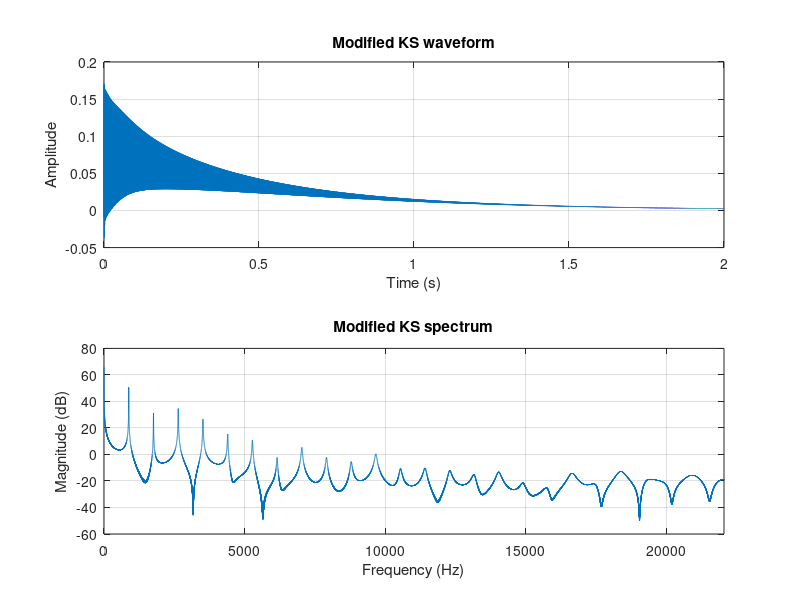

Recreate this plot in MATLAB. (Note: this script raises an error after producing the figure.)
%-------------------------------------------------------------------------
%
% Modified Karplus-Strong Algorithm (Fractional Delay Allpass Version)
%
% This script implements the Karplus-Strong algorithm with
% frequency correction using a first-order allpass filter.
%  
% Hrishikesh N Raj, 16/02/2026
%------------------------------------------------------------------------- 


% Clearing variables and workspace
close all;
clear;
clc;



% Modified Karplus-Strong model :
%
% Basic KS lowpass feedback:
%   w[n] = (rho/2) * ( y[n - N] + y[n - N - 1] )
%
% Fractional delay allpass stage:
%   Hc(z) = (C + z^-1) / (1 + C z^-1)
%
% Difference equation of allpass filter:
%   y[n] = C*w[n] + w[n-1] - C*y[n-1]
%
% The fundamental frequency becomes:
%   f0 = Fs / (N + 1/2 + Nfrac)



% Setting the parameters
Fs    = 44.1e3;          % sampling rate in Hz
T_dur = 2;               % duration in seconds
f0    = 880;             % desired fundamental (Hz)

R     = 0.95;            % dynamics parameter 
rho   = 0.998;           % loss factor (between 0 and 1)



% Derived quantities for fractional delay implementation

M = round(T_dur * Fs);                 % duration in samples (output length)

Nexact = (Fs / f0) - 0.5;              % ideal (fractional) delay length
N      = floor(Nexact);                % integer part of delay
Nfrac  = Nexact - N;                   % fractional delay component

C = (1 - Nfrac) / (1 + Nfrac);         % allpass filter coefficient


% RNG seed to ensure both basic and modified KS use the
% same excitation signal for fair comparison.
% This is only for testing/comparison purposes.


% rng(0);                              % Comment out to restore natural randomness

 

% Vector initialisation
v = 2 * rand(N,1) - 1;                 % white noise burst in [-1, 1]
x = zeros(N,1);                        % output of dynamics filter
y = zeros(M,1);                        % KS output signal



% Pre-filter (Dynamics Filter)
%
% x[n] = (1 - R)*v[n] + R*x[n-1]
%
% For n = 0 (MATLAB index 1), assume x[-1] = 0 to maintain causality.

x(1) = (1 - R) * v(1);

for n = 2:N
    
    x(n) = (1 - R) * v(n) + R * x(n-1);
    
end



% Main Modified Karplus-Strong algorithm
%
% Stage 1: Two-point lowpass filter (inside feedback loop)
% Stage 2: First-order allpass filter for fractional delay correction

y(1:N) = x;                 % Prefill delay line



% Temporary states for allpass stage
w  = 0;                     % current lowpass output
w1 = 0;                     % previous lowpass output (w[n-1])



% Special causal case at n = N+1

if (N+1) <= M
    
    % Lowpass stage
    w = (rho/2) * ( y(1) + 0 );
    
    % Allpass stage
    y(N+1) = C * w + w1 - C * y(N);
    
    % Update stored lowpass state
    w1 = w;
    
end



% Full recursion for n > N

for n = N+2:M
    
    % Lowpass stage
    w = (rho/2) * ( y(n-N) + y(n-N-1) );
    
    % Allpass stage (fractional delay correction)
    y(n) = C * w + w1 - C * y(n-1);
    
    % Update stored lowpass state
    w1 = w;
    
end



% Sound playback
soundsc(y, Fs);

% -------------------------------------------------------------------------
% Audio Observations (Modified KS):
%
% At 880 Hz, the note sounds similar in character to the basic model,
% but the pitch matches the intended frequency more accurately.
%
% At a higher frequency (say 2000 Hz), the improvement is clearer.
% The pitch remains correct, showing that the fractional delay allpass
% filter successfully corrects the tuning error.
% -------------------------------------------------------------------------



% Plotting and analysis
t = (0:M-1).' / Fs;                     % time axis in seconds



% Spectrum (0 to Nyquist)

FFTlen   = 2^nextpow2(M);
Y_fft    = fft(y, FFTlen);

freqAxis = (0:FFTlen-1).' * (Fs / FFTlen);

nyqIndex = floor(FFTlen/2) + 1;
freqHalf = freqAxis(1:nyqIndex);

magnitude    = abs(Y_fft(1:nyqIndex));
magnitude_dB = 20 * log10(magnitude + eps);



% Figure 1: full waveform - full spectrum

figure;
subplot(2,1,1);
plot(t, y);
grid on;
xlabel('Time (s)');
ylabel('Amplitude');
title('Modified KS waveform');

subplot(2,1,2);
plot(freqHalf, magnitude_dB);
grid on;
xlabel('Frequency (Hz)');
ylabel('Magnitude (dB)');
title('Modified KS spectrum');
xlim([0, Fs/2]);

hold on;
xline(f0, '--');     % desired frequency
hold off;



% Figure 2: zoomed waveform and spectrum
figure;

f0_actual = Fs / (N + 0.5 + Nfrac);     % corrected fundamental
nCycles   = 6;
t_zoom_max = nCycles / f0_actual;

subplot(2,1,1);
plot(t, y);
grid on;
xlabel('Time (s)');
ylabel('Amplitude');
title('Waveform (zoom)');
xlim([0, t_zoom_max]);

subplot(2,1,2);
plot(freqHalf, magnitude_dB);
grid on;
xlabel('Frequency (Hz)');
ylabel('Magnitude (dB)');
title('Spectrum (zoom around f0)');
xlim([max(0, f0 - 200) (f0 + 200)]);

hold on;
xline(f0, '--');
hold off;



% -------------------------------------------------------------------------
% Observations:
%
% The waveform decays similarly to the basic KS model, but the spectral
% peak now aligns almost exactly with the desired f0. This confirms that
% the fractional delay allpass filter successfully corrects the tuning
% error caused by integer delay quantisation.
%
% Compared to the basic implementation, the frequency match is significantly
% improved, especially at higher frequencies where tuning errors are larger.
% -------------------------------------------------------------------------
